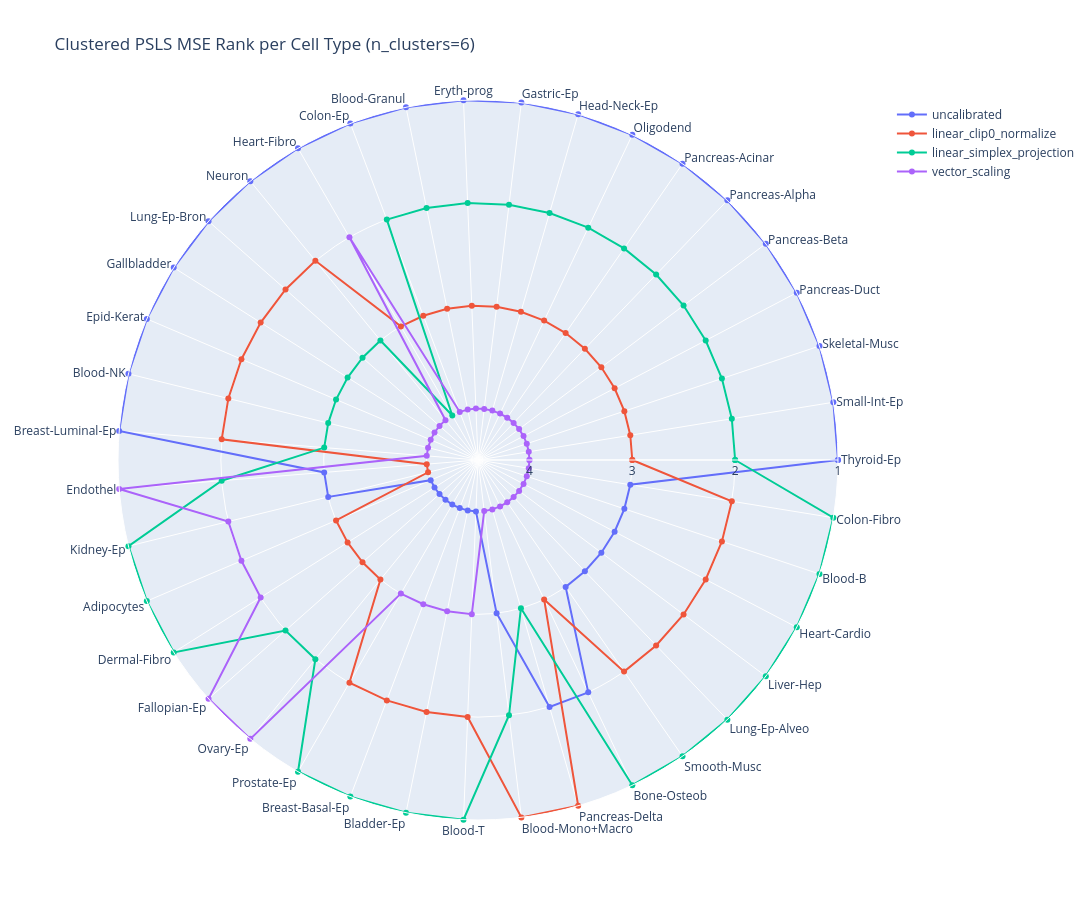

Notebook code for this chart:
### Code cell
# Cluster cell types by their rank profiles and plot clustered radar
from sklearn.cluster import AgglomerativeClustering
import scipy.cluster.hierarchy as sch

# mse_rank_df: index=cell types, columns=methods
rank_matrix = mse_rank_df.values  # shape (n_ctypes, n_methods)

# Perform hierarchical clustering on rows (cell types)
n_clusters = 6  # choose a reasonable default
# Use current sklearn parameter names (no 'affinity')
clustering = AgglomerativeClustering(n_clusters=n_clusters, linkage='ward')
row_labels = clustering.fit_predict(rank_matrix)

# Order cell types by hierarchical ordering
linkage_matrix = sch.linkage(rank_matrix, method='ward')
dendro = sch.dendrogram(linkage_matrix, no_plot=True)
row_order = dendro['leaves']

ordered_ctypes = [mse_rank_df.index[i] for i in row_order]
ordered_rank_df = mse_rank_df.loc[ordered_ctypes]

# Plot clustered radar
fig_cluster = go.Figure()
for method_name in ordered_rank_df.columns:
    vals = ordered_rank_df[method_name].to_numpy()
    fig_cluster.add_trace(
        go.Scatterpolar(
            r=np.r_[vals, vals[0]],
            theta=ordered_ctypes + [ordered_ctypes[0]],
            mode='lines+markers',
            name=method_name,
        )
    )

n_methods = len(mse_rank_df.columns)
fig_cluster.update_layout(
    title=f"Clustered PSLS MSE Rank per Cell Type (n_clusters={n_clusters})",
    polar={'radialaxis': {'visible': True, 'dtick': 1, 'range': [n_methods+0.5, 1]}},
    showlegend=True,
    width=1200,
    height=900,
)

fig_cluster.show()

### Figure 1 — Plotly figure (JSON) as saved in the notebook; plotly's stock layout.template omitted (floating-point values rounded to 4 significant figures)
{"data": [{"mode": "lines+markers", "name": "uncalibrated", "r": [1.0, 1.0, 1.0, 1.0, 1.0, 1.0, 1.0, 1.0, 1.0, 1.0, 1.0, 1.0, 1.0, 1.0, 1.0, 1.0, 1.0, 1.0, 1.0, 1.0, 3.0, 3.0, 4.0, 4.0, 4.0, 4.0, 4.0, 4.0, 4.0, 4.0, 3.0, 2.0, 2.0, 3.0, 3.0, 3.0, 3.0, 3.0, 3.0, 1.0], "theta": ["Thyroid-Ep", "Small-Int-Ep", "Skeletal-Musc", "Pancreas-Duct", "Pancreas-Beta", "Pancreas-Alpha", "Pancreas-Acinar", "Oligodend", "Head-Neck-Ep", "Gastric-Ep", "Eryth-prog", "Blood-Granul", "Colon-Ep", "Heart-Fibro", "Neuron", "Lung-Ep-Bron", "Gallbladder", "Epid-Kerat", "Blood-NK", "Breast-Luminal-Ep", "Endothel", "Kidney-Ep", "Adipocytes", "Dermal-Fibro", "Fallopian-Ep", "Ovary-Ep", "Prostate-Ep", "Breast-Basal-Ep", "Bladder-Ep", "Blood-T", "Blood-Mono+Macro", "Pancreas-Delta", "Bone-Osteob", "Smooth-Musc", "Lung-Ep-Alveo", "Liver-Hep", "Heart-Cardio", "Blood-B", "Colon-Fibro", "Thyroid-Ep"], "type": "scatterpolar"}, {"mode": "lines+markers", "name": "linear_clip0_normalize", "r": [3.0, 3.0, 3.0, 3.0, 3.0, 3.0, 3.0, 3.0, 3.0, 3.0, 3.0, 3.0, 3.0, 3.0, 2.0, 2.0, 2.0, 2.0, 2.0, 2.0, 4.0, 4.0, 3.0, 3.0, 3.0, 3.0, 2.0, 2.0, 2.0, 2.0, 1.0, 1.0, 3.0, 2.0, 2.0, 2.0, 2.0, 2.0, 2.0, 3.0], "theta": ["Thyroid-Ep", "Small-Int-Ep", "Skeletal-Musc", "Pancreas-Duct", "Pancreas-Beta", "Pancreas-Alpha", "Pancreas-Acinar", "Oligodend", "Head-Neck-Ep", "Gastric-Ep", "Eryth-prog", "Blood-Granul", "Colon-Ep", "Heart-Fibro", "Neuron", "Lung-Ep-Bron", "Gallbladder", "Epid-Kerat", "Blood-NK", "Breast-Luminal-Ep", "Endothel", "Kidney-Ep", "Adipocytes", "Dermal-Fibro", "Fallopian-Ep", "Ovary-Ep", "Prostate-Ep", "Breast-Basal-Ep", "Bladder-Ep", "Blood-T", "Blood-Mono+Macro", "Pancreas-Delta", "Bone-Osteob", "Smooth-Musc", "Lung-Ep-Alveo", "Liver-Hep", "Heart-Cardio", "Blood-B", "Colon-Fibro", "Thyroid-Ep"], "type": "scatterpolar"}, {"mode": "lines+markers", "name": "linear_simplex_projection", "r": [2.0, 2.0, 2.0, 2.0, 2.0, 2.0, 2.0, 2.0, 2.0, 2.0, 2.0, 2.0, 2.0, 4.0, 3.0, 3.0, 3.0, 3.0, 3.0, 3.0, 2.0, 1.0, 1.0, 1.0, 2.0, 2.0, 1.0, 1.0, 1.0, 1.0, 2.0, 3.0, 1.0, 1.0, 1.0, 1.0, 1.0, 1.0, 1.0, 2.0], "theta": ["Thyroid-Ep", "Small-Int-Ep", "Skeletal-Musc", "Pancreas-Duct", "Pancreas-Beta", "Pancreas-Alpha", "Pancreas-Acinar", "Oligodend", "Head-Neck-Ep", "Gastric-Ep", "Eryth-prog", "Blood-Granul", "Colon-Ep", "Heart-Fibro", "Neuron", "Lung-Ep-Bron", "Gallbladder", "Epid-Kerat", "Blood-NK", "Breast-Luminal-Ep", "Endothel", "Kidney-Ep", "Adipocytes", "Dermal-Fibro", "Fallopian-Ep", "Ovary-Ep", "Prostate-Ep", "Breast-Basal-Ep", "Bladder-Ep", "Blood-T", "Blood-Mono+Macro", "Pancreas-Delta", "Bone-Osteob", "Smooth-Musc", "Lung-Ep-Alveo", "Liver-Hep", "Heart-Cardio", "Blood-B", "Colon-Fibro", "Thyroid-Ep"], "type": "scatterpolar"}, {"mode": "lines+markers", "name": "vector_scaling", "r": [4.0, 4.0, 4.0, 4.0, 4.0, 4.0, 4.0, 4.0, 4.0, 4.0, 4.0, 4.0, 4.0, 2.0, 4.0, 4.0, 4.0, 4.0, 4.0, 4.0, 1.0, 2.0, 2.0, 2.0, 1.0, 1.0, 3.0, 3.0, 3.0, 3.0, 4.0, 4.0, 4.0, 4.0, 4.0, 4.0, 4.0, 4.0, 4.0, 4.0], "theta": ["Thyroid-Ep", "Small-Int-Ep", "Skeletal-Musc", "Pancreas-Duct", "Pancreas-Beta", "Pancreas-Alpha", "Pancreas-Acinar", "Oligodend", "Head-Neck-Ep", "Gastric-Ep", "Eryth-prog", "Blood-Granul", "Colon-Ep", "Heart-Fibro", "Neuron", "Lung-Ep-Bron", "Gallbladder", "Epid-Kerat", "Blood-NK", "Breast-Luminal-Ep", "Endothel", "Kidney-Ep", "Adipocytes", "Dermal-Fibro", "Fallopian-Ep", "Ovary-Ep", "Prostate-Ep", "Breast-Basal-Ep", "Bladder-Ep", "Blood-T", "Blood-Mono+Macro", "Pancreas-Delta", "Bone-Osteob", "Smooth-Musc", "Lung-Ep-Alveo", "Liver-Hep", "Heart-Cardio", "Blood-B", "Colon-Fibro", "Thyroid-Ep"], "type": "scatterpolar"}], "layout": {"height": 900, "polar": {"radialaxis": {"dtick": 1, "range": [4.5, 1], "visible": true}}, "showlegend": true, "title": {"text": "Clustered PSLS MSE Rank per Cell Type (n_clusters=6)"}, "width": 1200}}
